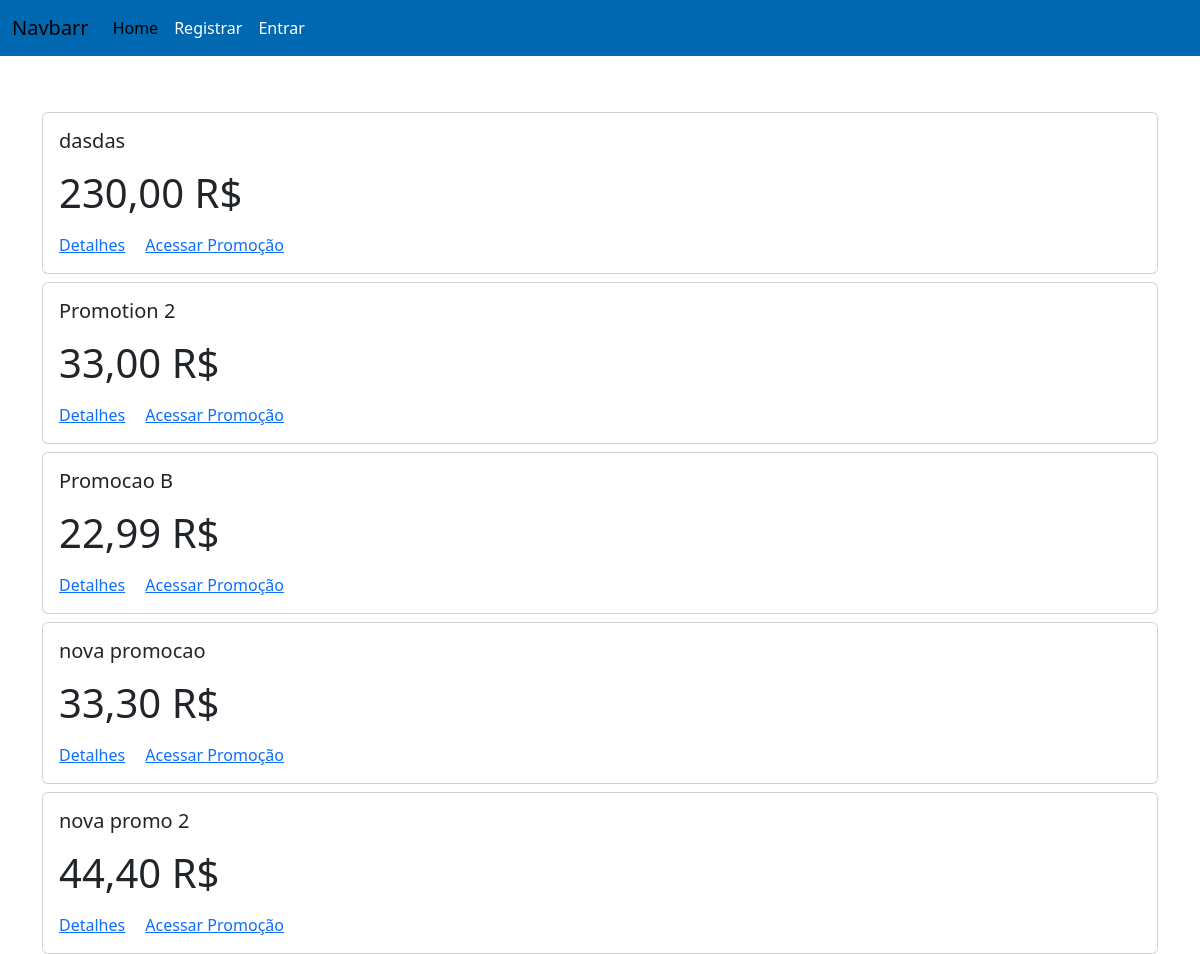
Page /promotions/ on the committed database.
### promotions/models/promotion.py (models this page shows, shortened)
class Promotion(models.Model):
    title = models.CharField(max_length=255, verbose_name=_('Titulo'))
    description = models.TextField()
    price = models.DecimalField(max_digits=8, decimal_places=2)
    url = models.URLField()
    user = models.ForeignKey(user_model, on_delete=models.PROTECT)

### promotions/views.py (the view)
# urls.py: path('', PromotionListView.as_view(), name='promotions_list'),
class PromotionListView(ListView):
    model = Promotion
    template_name = 'promotions/index.html'
    context_object_name = 'promotions'

### promotions/templates/promotions/index.html (shortened to what this page needs)
{% extends 'base.html' %}
{% block content %}
<div class="container">
    <div class="row">
        {% for promotion in promotions %}
        <div class="col-12 mt-2">
            <div class="card">
                <div class="card-body">
                    <h5 class="card-title">{{promotion.title}}</h5>
                    <p class="card-text">
                        <h1>
                            {{promotion.price}} R$
                        </h1>
                    </p>
                    <a href="{% url 'promotions:promotion_detail' promotion.pk %}" class="card-link">Detalhes</a>
                    <a href="{{promotion.url}}" class="card-link" target="_blank">Acessar Promoção</a>
                </div>
            </div>
        </div>
        {% endfor %}
    </div>
</div>
{% endblock %}

### rows in the picture
Promotion: title "dasdas", price "230,00"
Promotion: title "Promotion 2", price "33,00"
Promotion: title "Promocao B", price "22,99"
Promotion: title "nova promocao", price "33,30"
Promotion: title "nova promo 2", price "44,40"
